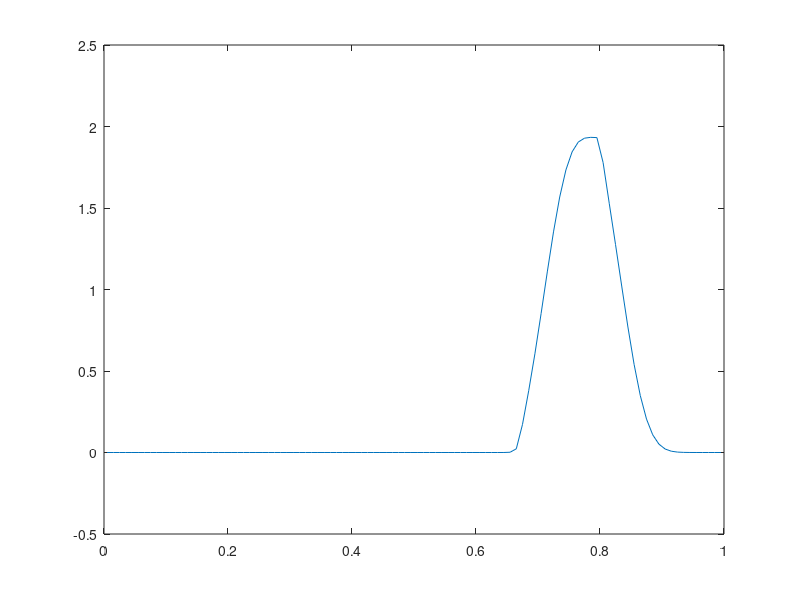

MATLAB code to generate this figure:
%clear all;

% Reseni smisene ulohy pro rovnici u_t + a*u_x = 0 pomoci MKO
a = 1;

% Delka intervalu a pocet bunek
L = 1;
n = 100;

dx = L / n;
x = linspace(dx/2, L-dx/2, n); 

u(1:n)  = 0;
un(1:n) = 0;

% Pocatecni podminka
for i = 1:n
  if (x(i)>0.25 && x(i)<0.5)
     u(i) = 1-cos(2*pi*(x(i)/0.25-1));
  end
end

plot(x, u); axis([0 1 -0.5 2.5]);
disp("Stiskni enter pro pokracovani"); pause;

dt = 0.8*dx;

for iter = 1:(n/2)

    % Okrajova podminka na leve casti intervalu
    f(1) = 0;
    f(2) = 0;
    f(n+1) = a*u(n-1);
    f(n+1) = a*u(n);

    % Numericky tok f
    for i = 3:n-1
	fl = a*u(i-1);
	fr = a*u(i);
	flw = (fr+fl)/2 - a/2*dt/dx*(fr-fl);
	fup = (fr+fl)/2 - abs(a)/2*(u(i)-u(i-1));

	if ( (u(i)-u(i-1))*(u(i+1)-u(i)) <= 0) 
	   phi = 0;
	else
	  r = (u(i-1)-u(i-2)) / (u(i)-u(i-1));
	  phi = min(1, 2*r);
	end
	f(i) = fup + phi*(flw-fup);
    end

    un(1:n) = u(1:n) - dt/dx * (f(2:n+1) - f(1:n));

    u = un;

    if (mod(iter,10)==0)
      plot(x, u); axis([0 1 -0.5 2.5]);
      pause(1);
    end
end



